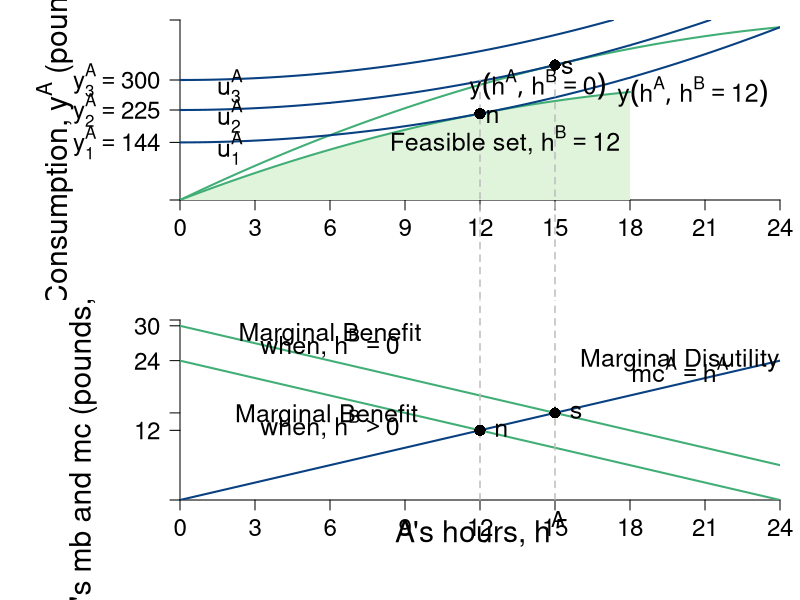

This chart was generated by the following R code:
require(shape)
pdf(file = "coordination_failures/mb_mc_hours.pdf", width = 9, height = 12)

#Set parameters for graphics
pointsize <- 1.8
axislabelsize <- 1.8
labelsize <- 1.5
namesize <- 1.8
annotatesize <- 1.5
graphlinewidth <- 2
segmentlinewidth <- 1.5

COL <- c("#7fc97f", "#beaed4", "#fdc086", "#ffff99", "#386cb0", "#f0027f", "#bf5b17", "#666666")
COLA <- c("#e0f3db", "#99d8c9","#66c2a4","#41ae76", "#238b45", "#005824")
COLB <- c("#4eb3d3", "#2b8cbe", "#0868ac","#084081")


#Need to create a stacked graph and 
#use the option mfrow = c(2,1) for that
par(mar =  c(5, 9, 1, 1), mfrow = c(2,1))

indiffA <- function(ea, uA = 46.08) {
  uA + (1/2)*(ea)^2
}

output <- function(ea, eb = 12, alpha = 30, beta = 1/2){
  (alpha - beta*(ea+eb))*ea
}

uA <- function(ea, ya = output) {
  ya - 0.5*(ea)^2
}

mrsA <- function(ea){
  ea
}

slopeline <- function(ea, yint = 0.5, slope = 2){
  yint + slope*ea
}


xlims <- c(0, 24)
ylims <- c(0, 450)

npts <- 501 
x <- seq(xlims[1], xlims[2], length.out = npts)
y <- seq(ylims[1], ylims[2], length.out = npts) 
a <- c(uA(ea = 12, output(ea = 12, eb = 12)), uA(ea = 15, output(ea = 15, eb = 0)), 300)

plot(0, 0, xlim = xlims, ylim = ylims, type = "n",
     xlab = expression(paste("")),
     ylab = expression(paste("")), 
     xaxt = "n", 
     yaxt = "n", 
     cex.lab = axislabelsize, 
     bty = "n",
     xaxs="i", 
     yaxs="i")

# ticksy <- seq(from = 0, to = ylims[2], by = 2)
# ylabels <- seq(from = 0, to = ylims[2], by = 2)
ticksx <- seq(from = 0, to = xlims[2], by = 3)
xlabels <- seq(from = 0, to = xlims[2], by = 3)
ticksy <- c(0, 144, 225, 300, ylims[2])
ylabels <- c(NA, expression(paste(y[1]^A == 144)), expression(paste(y[2]^A == 225)), expression(paste(y[3]^A == 300)), NA)
# ticksx <- c(0, 6.9, 12, 9.6, 16, 24, 26)
# xlabels <- c(NA, expression(paste(e^A,"*")), expression(paste(1/2*beta)), expression(paste(e^{AN})), expression(paste(alpha)), expression(paste(1/beta)), NA)

axis(1, at = ticksx, pos = 0, labels = xlabels, cex.axis= labelsize - 0.05)
axis(2, at = ticksy, pos = 0, labels = ylabels, las = 1, cex.axis= labelsize - 0.05)

npts <- 500 
xx1 <- seq(xlims[1], xlims[2], length.out = npts)
xx2 <- seq(xlims[1], 18, length.out = npts)
xx3 <- seq(xlims[1], 21, length.out = npts)

#Feasible set
xpolyF <- seq(from = 0, to = 18, length.out = 501)
ypolyF <- output(xpolyF, eb = 12)
polygon(c(0, xpolyF, 18, xlims[1]), 
        c(output(0, eb = 0), output(xpolyF, eb = 12), 0, 0),
        border = FALSE, col = COLA[1])


lines(xx1, output(xx1, eb = 0), col = COLA[4], lwd = graphlinewidth)
lines(xx2, output(xx2, eb = 12), col = COLA[4], lwd = graphlinewidth)

contour(x, y,
        outer(x, y, uA),
        drawlabels = FALSE,
        col = COLB[4],
        lwd = graphlinewidth,
        levels = a,
        xaxs="i",
        yaxs="i",
        add = TRUE)

segments(12, 300, 12, -300, lty = 2, col = "gray", lwd = segmentlinewidth, xpd = 350)
segments(15, output(ea = 15, eb = 0), 15, -300, lty = 2, col = "gray", lwd = segmentlinewidth, xpd = 350)

text(13, 150, expression(paste("Feasible set, ", h^B == 12)), xpd = TRUE, cex = labelsize)

# segments(2, 0, 2, ylims[2], lty = 2, col = "gray" , lwd = segmentlinewidth)
# segments(6, 0, 6, ylims[2], lty = 2, col = "gray" , lwd = segmentlinewidth)

#Axis labels
#mtext(expression(paste("A's hours, ", h^A)), side=1, line = 3.2, cex = axislabelsize)
#text(0.5*xlims[2], -40, expression(paste("A's hours, ", h^A)), xpd = TRUE, cex = axislabelsize)
text(-5, 0.5*ylims[2], expression(paste("Consumption, ", y^A," (pounds, lb)")), xpd = TRUE, cex = axislabelsize, srt = 90)

# text(-0.9, 0.5*ylims[2], expression(paste("Output, ", y^A)), xpd = TRUE, cex = axislabelsize, srt = 90)
# text(5, 12, expression(paste("slope", phantom()==h^A, phantom() == 2)), cex = annotatesize)
# Arrows(3.6, 12, 2.4, 12, col = "black", lty = 1, lwd = 2, arr.type = "triangle", arr.lwd = 0.5)
# text(9, 28, expression(paste("slope", phantom()==h^A, phantom() == 6)), cex = annotatesize)
# Arrows(7.6, 28, 6.4, 28, col = "black", lty = 1, lwd = 2, arr.type = "triangle", arr.lwd = 0.5)

#Label the iso-welfare functions for the HG, Aisha
text(2, 130, expression(u[1]^A), cex = annotatesize)
text(2, 210, expression(u[2]^A), cex = annotatesize)
text(2, 285, expression(u[3]^A), cex = annotatesize)

points(12, output(ea = 12), pch = 16, col = "black", cex = 1.5)
text(12 + 0.5, output(ea = 12) - 6, expression(paste(n)), cex = annotatesize)

points(15, output(ea = 15, eb = 0), pch = 16, col = "black", cex = 1.5)
text(15 + 0.5, output(ea = 15, eb = 0) - 6, expression(paste(s)), cex = annotatesize)


text(14.3, 288, expression(paste(y(h^A, h^B == 0))), cex = annotatesize)
text(20.5, 270, expression(paste(y(h^A, h^B == 12))), cex = annotatesize)



MBenefit <- function(ea, eb = 12, alpha = 30, beta = 1/2) {
  (alpha - beta*eb - 2*beta*ea)
}

MCost <- function(ea, slope = 1, intercept = 0){
  slope*ea
}


xlims <- c(0, 24)
ylims <- c(0, 31)

npts <- 501 
x <- seq(xlims[1], xlims[2], length.out = npts)
y <- seq(ylims[1], ylims[2], length.out = npts) 
a <- c(12, 46.08, 90)



plot(0, 0, xlim = xlims, ylim = ylims, type = "n",
     xlab = expression(paste("")),
     ylab = expression(paste("")), 
     xaxt = "n", 
     yaxt = "n", 
     cex.lab = axislabelsize, 
     bty = "n",
     xaxs="i", 
     yaxs="i")

# ticksy <- seq(from = 0, to = ylims[2], by = 2)
# ylabels <- seq(from = 0, to = ylims[2], by = 2)
# ticksx <- seq(from = 0, to = xlims[2], by = 2)
# xlabels <- seq(from = 0, to = xlims[2], by = 2)
ticksy <- c(0, MBenefit(12), MBenefit(15, eb = 0), MBenefit(ea = 0), 30, ylims[2])
#ylabels <- c(NA, expression(paste(u[h^An]^A)), expression(paste(u[h^As]^A)), expression(paste(alpha - beta*h^B)), expression(paste(alpha)), NA)
ylabels <- c(NA, 12, 15, 24, 30, NA)
# ticksx <- c(0, 12, 15, 24, 30, xlims[2])
# xlabels <- c(0, 12, 15, 24, 30, xlims[2])
ticksx <- seq(xlims[1], xlims[2], 3)
xlabels <- seq(xlims[1], xlims[2], 3)
#xlabels <- c(NA, expression(paste(h[1]^A)), expression(paste(h[2]^A)), expression(paste(frac(alpha - beta*h^b,2*beta) )), expression(paste(frac(alpha,2*beta) )), NA)

axis(1, at = ticksx, pos = 0, labels = xlabels ,las = 1, cex.axis = labelsize - 0.05)
axis(2, at = ticksy, pos = 0, labels = ylabels, las = 1, cex.axis = labelsize - 0.05)
#text(x = c(0, 12, 15, 24, 30, xlims[2]), par("usr")[3] - 0.4, labels = xlabels, srt = 0, pos = 1, xpd = TRUE, cex = labelsize - 0.05)

#mtext(expression(paste("Aram's hours, ", h^A)), side=1, line = 4, cex = axislabelsize)
text(0.5*xlims[2], -5, expression(paste("A's hours, ", h^A)), xpd = TRUE, cex = axislabelsize)
text(-4, 0.5*ylims[2], expression(paste("A's mb and mc (pounds, lb), ", u[h^A]^A)), xpd = TRUE, cex = axislabelsize, srt = 90) 

npts <- 500 
xx1 <- seq(xlims[1], xlims[2], length.out = npts)
xx2 <- seq(4, 8, length.out = npts)

lines(xx1, MBenefit(xx1, eb = 12), col = COLA[4], lwd = graphlinewidth)
lines(xx1, MBenefit(xx1, eb = 0), col = COLA[4], lwd = graphlinewidth)
lines(xx1, MCost(xx1), col = COLB[4], lwd = graphlinewidth)

#For NE hours = 12
# segments(0, 12, 12, 12, lty = 2, col =  "gray", lwd = segmentlinewidth)
segments(12, 0, 12, 300, lty = 2, col = "gray", lwd = segmentlinewidth, xpd = 350)
segments(15, 0, 15, 300, lty = 2, col = "gray", lwd = segmentlinewidth, xpd = 350)


#segments(0, 12, 300, 12, lty = 2, col =  "gray", lwd = segmentlinewidth, xpd = TRUE)

#For P-efficient hours = 10
#segments(0, MBenefit(15, eb = 0), 15, MBenefit(15, eb = 0), lty = 2, col = "gray" , lwd = segmentlinewidth)
#segments(15, 0, 15, MBenefit(15, eb = 0),  lty = 2, col = "gray" , lwd = segmentlinewidth)


text(6, 28.5, expression(paste("Marginal Benefit")), cex = labelsize)
text(6, 27, expression(paste("when, ", h^B== 0 )), cex = labelsize)
#text(8, 26.5, expression(paste("Marginal Benefit")), cex = labelsize)
#text(8, 25, expression(paste("when, ", h^B== 0 )), cex = labelsize)
#text(11.5, 24.3, expression(paste(mb^A== alpha - 2*beta*h^A )), cex = labelsize)
#text(11.5, 22.5, expression(paste("when, ", h^B== 0 )), cex = labelsize)

text(6, 14.5, expression(paste("Marginal Benefit ")), cex = labelsize)
text(6, 13, expression(paste("when, ", h^B > 0 )), cex = labelsize)
#text(5.5, 15.5, expression(paste("Marginal Benefit ")), cex = labelsize)
#text(5.5, 14, expression(paste("when, ", h^B > 0 )), cex = labelsize)
#text(24.5, 13.5, expression(paste(mb^A == alpha - beta*h^B - 2*beta*h^A)), cex = labelsize)
#text(24.5, 12, expression(paste("when, ", h^B > 0 )), cex = labelsize)
#Arrows(21.5, 12.5, 17, 8, col = "black", lty = 1, lwd = 2, arr.type = "triangle", arr.lwd = 0.5)


text(20, 24, expression(paste("Marginal Disutility")), cex = labelsize)
text(20, 22.5, expression(paste(mc^A == h^A)), cex = labelsize)




points(12, 12, pch = 16, col = "black", cex = 1.5)
text(12 + 0.85, 12.1, expression(paste(n)), cex = labelsize)

points(15, 15, pch = 16, col = "black", cex = 1.5)
text(15 + 0.85, 15.1, expression(paste(s)), cex = labelsize)

#Label the iso-welfare functions for the HG, Aisha
text(9.7, 60, expression(u[1]^A),  cex= labelsize - 0.05)
text(7.6, 60, expression(u[2]^A), cex= labelsize - 0.05)
text(4.8, 60, expression(u[3]^A), cex= labelsize - 0.05)


dev.off()
